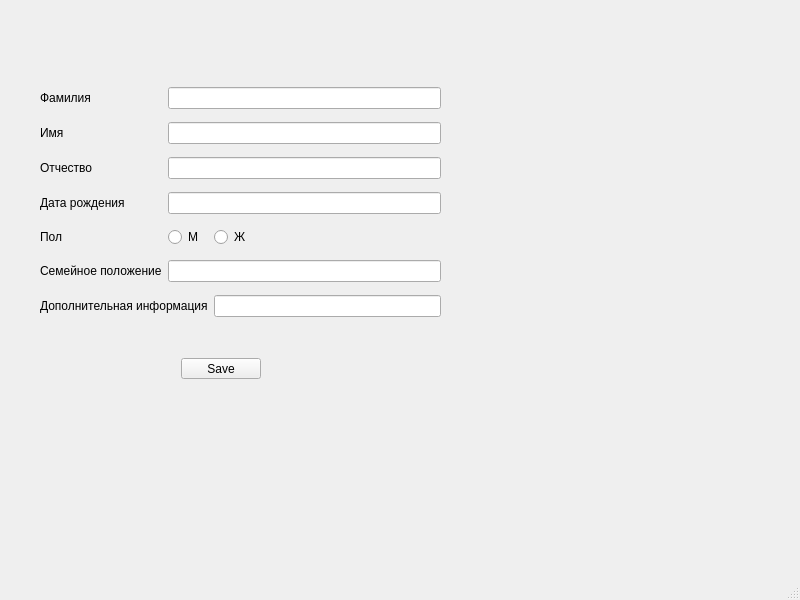
<?xml version="1.0" encoding="UTF-8"?>
<ui version="4.0">
 <class>MainWindow</class>
 <widget class="QMainWindow" name="MainWindow">
  <property name="geometry">
   <rect>
    <x>0</x>
    <y>0</y>
    <width>800</width>
    <height>600</height>
   </rect>
  </property>
  <property name="windowTitle">
   <string>MainWindow</string>
  </property>
  <widget class="QWidget" name="centralwidget">
   <widget class="QPushButton" name="pushSave">
    <property name="geometry">
     <rect>
      <x>181</x>
      <y>358</y>
      <width>80</width>
      <height>21</height>
     </rect>
    </property>
    <property name="cursor">
     <cursorShape>PointingHandCursor</cursorShape>
    </property>
    <property name="text">
     <string>Save</string>
    </property>
   </widget>
   <widget class="QLabel" name="resultSave">
    <property name="geometry">
     <rect>
      <x>150</x>
      <y>410</y>
      <width>151</width>
      <height>31</height>
     </rect>
    </property>
    <property name="text">
     <string/>
    </property>
   </widget>
   <widget class="QWidget" name="">
    <property name="geometry">
     <rect>
      <x>40</x>
      <y>80</y>
      <width>401</width>
      <height>251</height>
     </rect>
    </property>
    <layout class="QGridLayout" name="gridLayout">
     <item row="0" column="1" colspan="2">
      <widget class="QLineEdit" name="surname"/>
     </item>
     <item row="1" column="0">
      <widget class="QLabel" name="label">
       <property name="text">
        <string>Имя</string>
       </property>
      </widget>
     </item>
     <item row="6" column="1" colspan="2">
      <widget class="QLineEdit" name="maritalStatus"/>
     </item>
     <item row="2" column="0">
      <widget class="QLabel" name="label_3">
       <property name="text">
        <string>Отчество</string>
       </property>
      </widget>
     </item>
     <item row="0" column="0">
      <widget class="QLabel" name="label_2">
       <property name="text">
        <string>Фамилия</string>
       </property>
      </widget>
     </item>
     <item row="1" column="1" colspan="2">
      <widget class="QLineEdit" name="name"/>
     </item>
     <item row="3" column="1" colspan="2">
      <widget class="QLineEdit" name="dateBirthday"/>
     </item>
     <item row="2" column="1" colspan="2">
      <widget class="QLineEdit" name="middleName"/>
     </item>
     <item row="6" column="0">
      <widget class="QLabel" name="label_6">
       <property name="text">
        <string>Семейное положение</string>
       </property>
      </widget>
     </item>
     <item row="3" column="0">
      <widget class="QLabel" name="label_4">
       <property name="text">
        <string>Дата рождения</string>
       </property>
      </widget>
     </item>
     <item row="4" column="1">
      <widget class="QRadioButton" name="radioButtonSexM">
       <property name="text">
        <string>M</string>
       </property>
      </widget>
     </item>
     <item row="4" column="2">
      <widget class="QRadioButton" name="radioButtonSexW">
       <property name="text">
        <string>Ж</string>
       </property>
      </widget>
     </item>
     <item row="4" column="0">
      <widget class="QLabel" name="label_5">
       <property name="text">
        <string>Пол</string>
       </property>
      </widget>
     </item>
     <item row="8" column="2">
      <widget class="QLineEdit" name="others"/>
     </item>
     <item row="8" column="0" colspan="2">
      <widget class="QLabel" name="label_7">
       <property name="text">
        <string>Дополнительная информация</string>
       </property>
      </widget>
     </item>
    </layout>
   </widget>
  </widget>
  <widget class="QMenuBar" name="menubar">
   <property name="geometry">
    <rect>
     <x>0</x>
     <y>0</y>
     <width>800</width>
     <height>20</height>
    </rect>
   </property>
  </widget>
  <widget class="QStatusBar" name="statusbar"/>
 </widget>
 <resources/>
 <connections/>
</ui>
